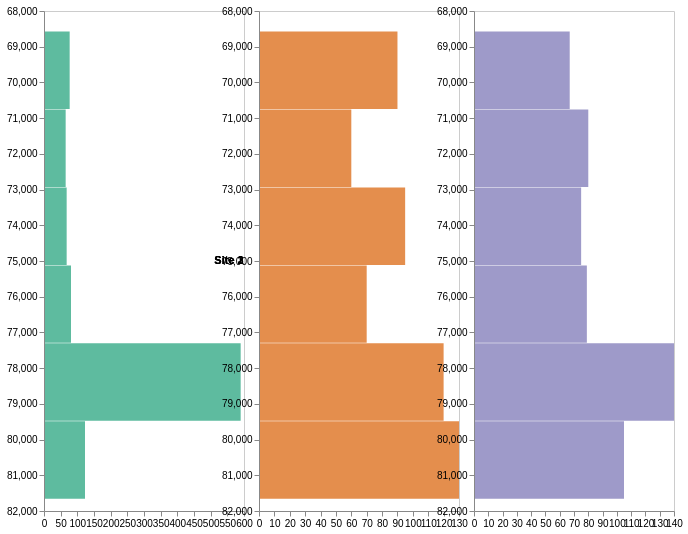

The specification (Vega-Lite) saved for this image:
### Vega specification from a JSON file in a GitHub repository (floating-point values rounded to 4 significant figures)
{"$schema": "https://vega.github.io/schema/vega/v5.json", "description": "A small multiples view of histograms for visualizing univariate distributions using static bins.", "height": 500, "padding": 5, "signals": [{"name": "offset", "value": 15}, {"name": "cellWidth", "value": 200}, {"name": "width", "update": "3 * (offset + cellWidth)"}], "data": [{"name": "binned", "values": [{"bin0": 68580.0, "bin1": 70760.0, "count": 77, "label": "s30", "site": "Site 1"}, {"bin0": 70760.0, "bin1": 72940.0, "count": 65, "label": "s30", "site": "Site 1"}, {"bin0": 72940.0, "bin1": 75120.0, "count": 68, "label": "s30", "site": "Site 1"}, {"bin0": 75120.0, "bin1": 77310.0, "count": 81, "label": "s30", "site": "Site 1"}, {"bin0": 77310.0, "bin1": 79490.0, "count": 590, "label": "s30", "site": "Site 1"}, {"bin0": 79490.0, "bin1": 81670.0, "count": 123, "label": "s30", "site": "Site 1"}, {"bin0": 68580.0, "bin1": 70760.0, "count": 90, "label": "s40", "site": "Site 2"}, {"bin0": 70760.0, "bin1": 72940.0, "count": 60, "label": "s40", "site": "Site 2"}, {"bin0": 72940.0, "bin1": 75120.0, "count": 95, "label": "s40", "site": "Site 2"}, {"bin0": 75120.0, "bin1": 77310.0, "count": 70, "label": "s40", "site": "Site 2"}, {"bin0": 77310.0, "bin1": 79490.0, "count": 120, "label": "s40", "site": "Site 2"}, {"bin0": 79490.0, "bin1": 81670.0, "count": 130, "label": "s40", "site": "Site 2"}, {"bin0": 68580.0, "bin1": 70760.0, "count": 67, "label": "s50", "site": "Site 3"}, {"bin0": 70760.0, "bin1": 72940.0, "count": 80, "label": "s50", "site": "Site 3"}, {"bin0": 72940.0, "bin1": 75120.0, "count": 75, "label": "s50", "site": "Site 3"}, {"bin0": 75120.0, "bin1": 77310.0, "count": 79, "label": "s50", "site": "Site 3"}, {"bin0": 77310.0, "bin1": 79490.0, "count": 140, "label": "s50", "site": "Site 3"}, {"bin0": 79490.0, "bin1": 81670.0, "count": 105, "label": "s50", "site": "Site 3"}]}, {"name": "maxCounts", "source": "binned", "transform": [{"type": "aggregate", "groupby": ["site"], "fields": ["count"], "ops": ["max"], "as": ["maxCount"]}]}, {"name": "binRanges", "source": "binned", "transform": [{"type": "aggregate", "groupby": ["site"], "fields": ["bin0", "bin1"], "ops": ["min", "max"], "as": ["minBin", "maxBin"]}]}], "scales": [{"name": "gscale", "type": "band", "range": [0, {"signal": "width"}], "round": true, "domain": {"data": "binned", "field": "site"}}, {"name": "color", "type": "ordinal", "domain": {"data": "binned", "field": "label"}, "range": {"scheme": "dark2"}}], "marks": [{"name": "siteGroups", "type": "group", "from": {"facet": {"data": "binned", "name": "facetedData", "groupby": "site"}}, "encode": {"enter": {"x": {"scale": "gscale", "field": "site", "offset": {"signal": "offset"}}, "width": {"signal": "cellWidth"}, "height": {"signal": "height"}, "stroke": {"value": "#ccc"}}}, "data": [{"name": "xScaleData", "source": "maxCounts", "transform": [{"type": "filter", "expr": "datum.site === parent.site"}]}, {"name": "yScaleData", "source": "binRanges", "transform": [{"type": "filter", "expr": "datum.site === parent.site"}]}], "scales": [{"name": "xscale", "type": "linear", "range": [0, {"signal": "cellWidth"}], "domain": {"data": "xScaleData", "field": "maxCount"}, "zero": true, "nice": true}, {"name": "yscale", "type": "linear", "range": [0, {"signal": "height"}], "domain": {"data": "yScaleData", "fields": ["minBin", "maxBin"]}, "zero": false, "nice": true}], "axes": [{"orient": "bottom", "scale": "xscale", "zindex": 1}, {"orient": "left", "scale": "yscale", "zindex": 1}], "marks": [{"name": "bins", "type": "rect", "from": {"data": "facetedData"}, "encode": {"enter": {"fill": {"scale": "color", "field": "label"}, "opacity": {"value": 0.7}}, "update": {"x": {"scale": "xscale", "field": "count"}, "x2": {"scale": "xscale", "value": 0}, "y": {"scale": "yscale", "field": "bin0"}, "y2": {"scale": "yscale", "field": "bin1", "offset": -0.5}, "tooltip": {"signal": "{ 'Count': datum.count }"}}, "hover": {"fill": {"value": "firebrick"}}}}]}, {"type": "text", "from": {"data": "siteGroups"}, "encode": {"enter": {"y": {"field": "height", "mult": 0.5}, "x": {"field": "width"}, "fontSize": {"value": 11}, "fontWeight": {"value": "bold"}, "text": {"field": "datum.site"}, "align": {"value": "center"}, "baseline": {"value": "middle"}, "fill": {"value": "#000"}}}}]}
